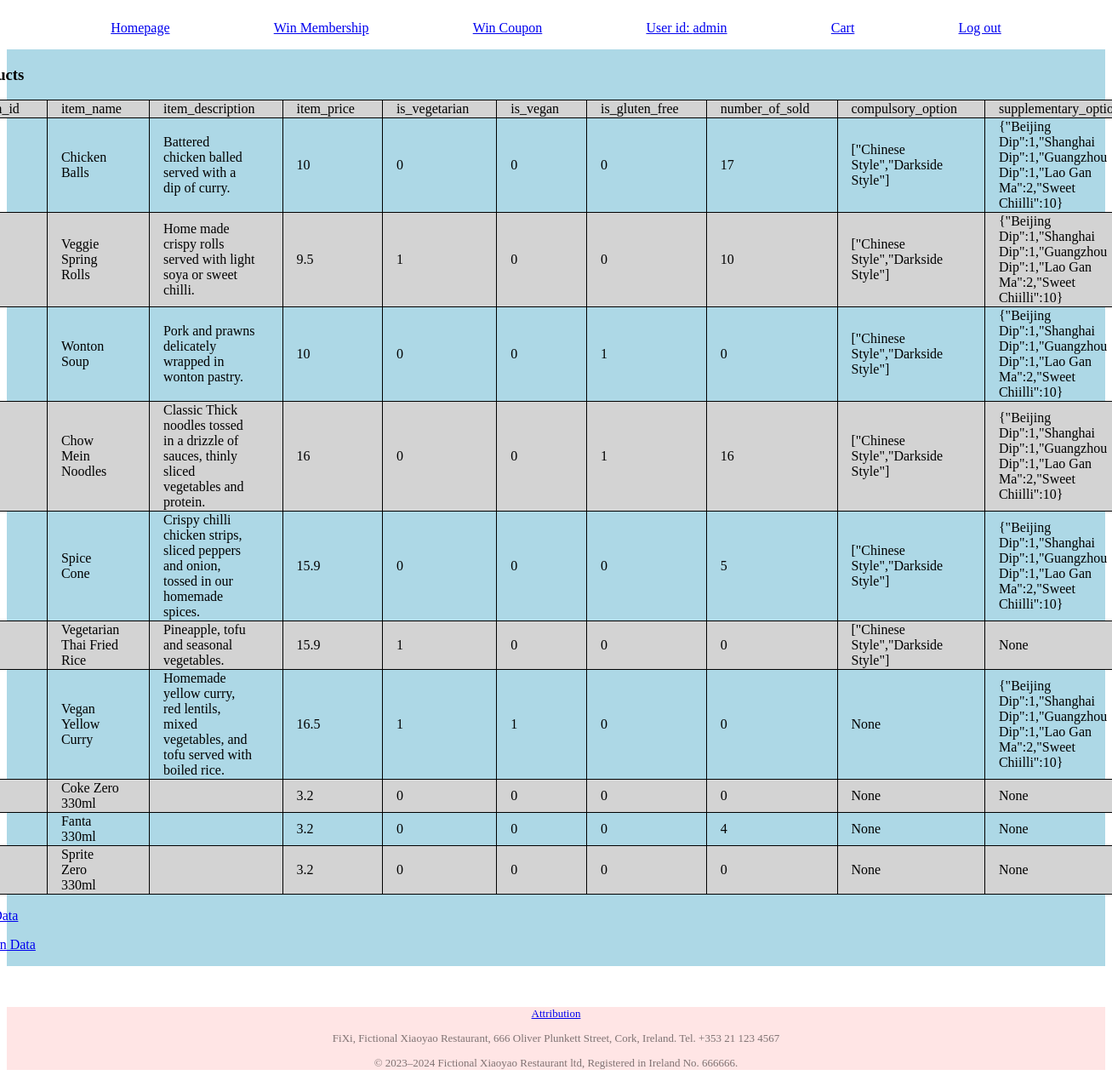
Page /admin/product (signed in) on the committed database.
### tables this page shows
CREATE TABLE items
(
    item_id INTEGER PRIMARY KEY AUTOINCREMENT,
    item_name TEXT NOT NULL,
    item_description TEXT,
    item_price DECEMAL NOT NULL,
    is_vegetarian BOOLEAN,
    is_vegan BOOLEAN,
    is_gluten_free BOOLEAN,
    is_member_discount_allowed BOOLEAN,
    is_coupon_allowed BOOLEAN,
    is_delivery_allowed BOOLEAN,
    is_pickup_allowed BOOLEAN,
    number_of_sold INTEGER,
    amount_available INTEGER,
    compulsory_option TEXT,
    supplementary_option TEXT
);

### app.py (the view)
@app.route("/admin/product")
@login_required
@admin_required
def admin_product():
    db= get_db ()
    items = db.execute("""SELECT * FROM items;""").fetchall()
    return render_template("admin_product.html",items=items)

### app.py (called while the page is built)
@app.before_request#This decorator registers a function to run before each request in your Flask application.
def load_logged_in_user():
    g.user = session.get("user_id", None)#Attempts to retrieve "user_id" from the Flask session. If not found, None is used. The result is stored in g.user, making it accessible app-wide during the request.
    if "cart" in session:
        g.sum_quantity = calculate_cart_sum_quantity(session["cart"])
    g.is_admin = session.get("is_admin", None)

def admin_required(view):
    @wraps(view)
    def wrapped_view(*args, **kwargs):
        if g.is_admin is None:
            return redirect(url_for("login", next=request.url))
        return view(*args, **kwargs)
    return wrapped_view

### database.py (called while the page is built)
def get_db():
    if "db" not in g:
        g.db = sqlite3.connect(DATABASE,
            detect_types=sqlite3.PARSE_DECLTYPES
        )
        g.db.row_factory = sqlite3.Row
    return g.db

### templates/admin_product.html
{% extends "base.html" %}
{% block main_content %}
<section class="admin">
    <section>
        <h1>Products</h1>
            <table>
                <tr>
                    {% for key in items[0].keys() if key != "is_member_discount_allowed" and key != "is_coupon_allowed" and	key != "is_delivery_allowed" and key != "is_pickup_allowed" and key != "amount_available" %}
                        <td>{{key}}</td>
                    {% endfor %}
                </tr>
                {% for item in items %}
                <tr>
                    {% for key in item.keys() if key != "is_member_discount_allowed" and key != "is_coupon_allowed" and	key != "is_delivery_allowed" and key != "is_pickup_allowed" and key != "amount_available"%}
                        <td>{{item[key]}}</td>
                    {% endfor %}
                </tr>
                {% endfor %}
            </table>
            <a href="{{ url_for( 'admin_user' ) }}" ><p>User Data</p></a>
            <a href="{{ url_for( 'admin_coupon' ) }}"><p>Coupon Data</p></a>
    </section>
</section>
{% endblock %}

### static/homepage.css (style rules this page uses)
.admin table,#profile table { border-collapse: collapse; }
.admin th, .admin td, #profile th,#profile td { border: 1px solid black; padding-left: 1em; padding-right: 2em; text-align: left; }
.admin tr:nth-child(odd),#profile tr:nth-child(odd) { background-color: lightgray; }
.admin section, #profile section { display: block; margin: auto; }

### rows in the picture
items: item_name "Chicken Balls" "Battered chicken balled served with a dip of curry." "10" "0" "0" "0" "17" "[\"Chinese Style\",\"Darkside Style\"]" "{\"Beijing Dip\":1,\"Shanghai Dip\":1,\"Guangzhou Dip\":1,\"Lao Gan Ma\":2,\"Sweet Chiilli\":10}"
items: item_name "Veggie Spring Rolls" "Home made crispy rolls served with light soya or sweet chilli." "9.5" "1" "0" "0" "10" "[\"Chinese Style\",\"Darkside Style\"]" "{\"Beijing Dip\":1,\"Shanghai Dip\":1,\"Guangzhou Dip\":1,\"Lao Gan Ma\":2,\"Sweet Chiilli\":10}"
items: item_name "Wonton Soup" "Pork and prawns delicately wrapped in wonton pastry." "10" "0" "0" "1" "0" "[\"Chinese Style\",\"Darkside Style\"]" "{\"Beijing Dip\":1,\"Shanghai Dip\":1,\"Guangzhou Dip\":1,\"Lao Gan Ma\":2,\"Sweet Chiilli\":10}"
items: item_name "Chow Mein Noodles" "Classic Thick noodles tossed in a drizzle of sauces, thinly sliced vegetables and protein." "16" "0" "0" "1" "16" "[\"Chinese Style\",\"Darkside Style\"]" "{\"Beijing Dip\":1,\"Shanghai Dip\":1,\"Guangzhou Dip\":1,\"Lao Gan Ma\":2,\"Sweet Chiilli\":10}"
items: item_name "Spice Cone" "Crispy chilli chicken strips, sliced peppers and onion, tossed in our homemade spices." "15.9" "0" "0" "0" "5" "[\"Chinese Style\",\"Darkside Style\"]" "{\"Beijing Dip\":1,\"Shanghai Dip\":1,\"Guangzhou Dip\":1,\"Lao Gan Ma\":2,\"Sweet Chiilli\":10}"
items: item_name "Vegetarian Thai Fried Rice" "Pineapple, tofu and seasonal vegetables." "15.9" "1" "0" "0" "0" "[\"Chinese Style\",\"Darkside Style\"]" "None"
items: item_name "Vegan Yellow Curry" "Homemade yellow curry, red lentils, mixed vegetables, and tofu served with boiled rice." "16.5" "1" "1" "0" "0" "None" "{\"Beijing Dip\":1,\"Shanghai Dip\":1,\"Guangzhou Dip\":1,\"Lao Gan Ma\":2,\"Sweet Chiilli\":10}"
items: item_name "Coke Zero 330ml" "3.2" "0" "0" "0" "0" "None" "None"
items: item_name "Fanta 330ml" "3.2" "0" "0" "0" "4" "None" "None"
items: item_name "Sprite Zero 330ml" "3.2" "0" "0" "0" "0" "None" "None"

### other values in the picture
{{ g.user }} "admin"
{{ key }} "item_name" "item_description" "item_price" "is_vegetarian" "is_vegan" "is_gluten_free" "number_of_sold" "compulsory_option"
